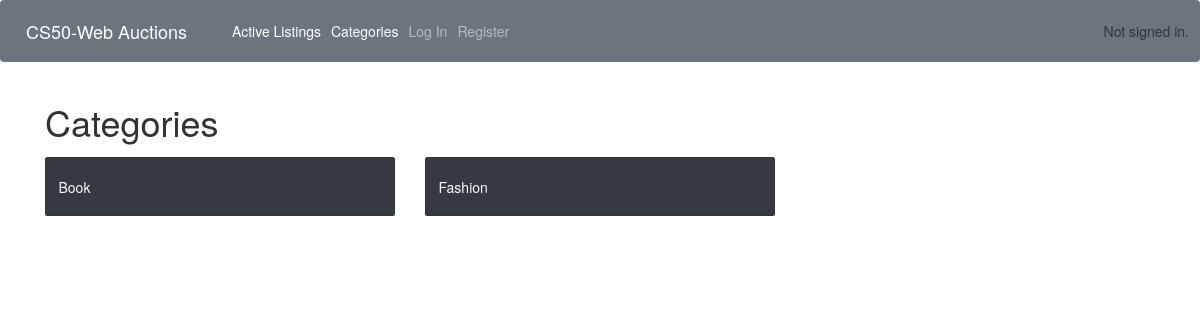
/categories/, run on an earlier commit of the app's database.
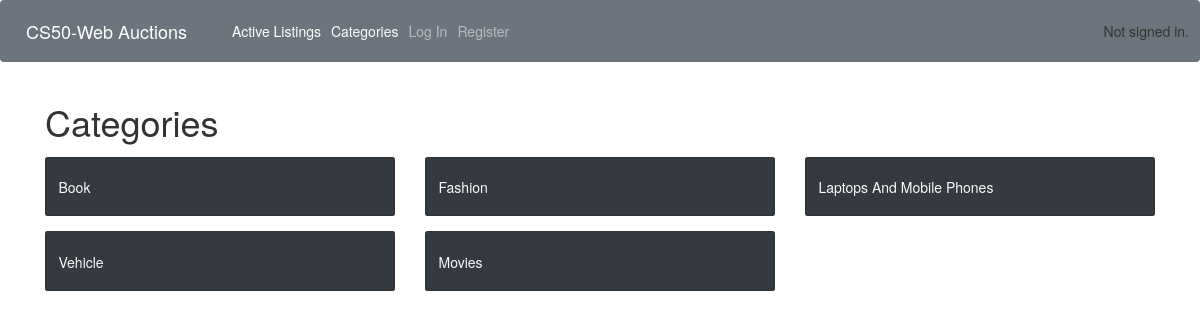
And on a later commit of the database.
### auctions/models.py (models this page shows, shortened)
class Category(models.Model):
    title_category = models.CharField(max_length=100)

### auctions/views.py (the view)
# urls.py: path('categories/', views.categories, name="categories"),
def categories(request):
    categories = Category.objects.all()
    return render(request, "auctions/categories.html", {
        "categories" : categories
    })

### auctions/templates/auctions/categories.html
{% extends "auctions/layout.html" %}
{% block body %}
    <div class="container mt-4">
        <h1 class="mb-4">Categories</h1>
        <div class="row ">
        {% for category in categories %}
            <div class="col-md-4 mb-4 ">
            <div class="card h-100 bg-dark">
                <div class="card-body">
                <a href="{% url 'listings-by-category' category.id %}">
                    <h5 class="card-title text-light">{{ category.title_category }}</h5>
                </a>
                </div>
            </div>
            </div>
        {% endfor %}
        </div>
    </div>
{% endblock %}

What changed in the data, as far as the page shows it:
added Category: title_category "Laptops And Mobile Phones"
added Category: title_category "Vehicle"
added Category: title_category "Movies"
